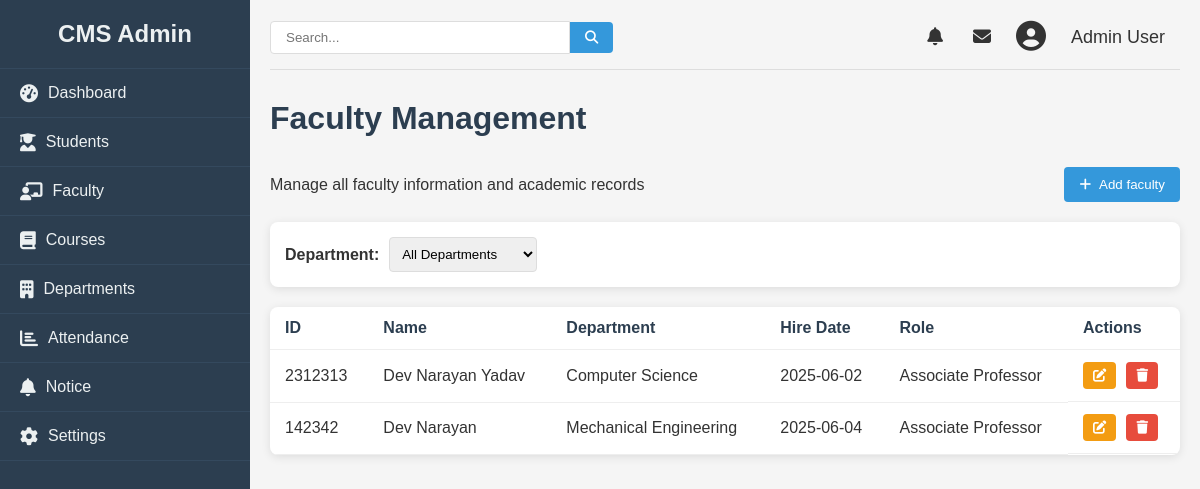
The page /admin/faculty (signed in) on the database as committed earlier.
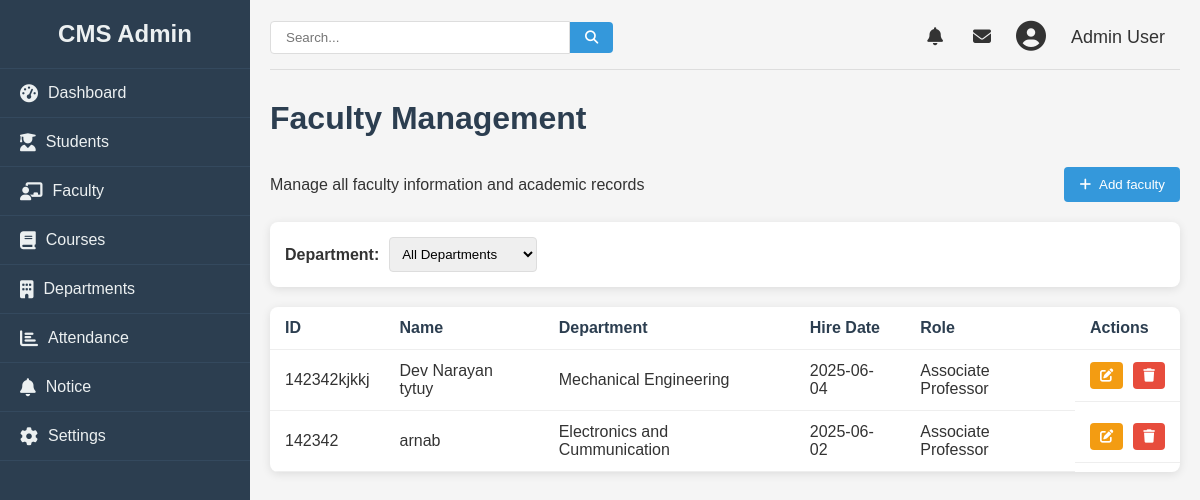
The same page on the database as committed later.
### college/model.py (models this page shows, shortened)
class Faculty(db.Model):
    id = db.Column(db.Integer, primary_key=True)
    name = db.Column(db.String(100), nullable=False)
    facultyid = db.Column(db.Integer, nullable=False)
    education = db.Column(db.String(100), nullable=False)
    email = db.Column(db.String(100), nullable=False)
    phone = db.Column(db.Integer, nullable=False)
    department = db.Column(db.Integer, nullable=False)
    role = db.Column(db.Integer, nullable=False)
    dob = db.Column(db.Date, nullable=False)
    doj = db.Column(db.Date, nullable=False)
    gender = db.Column(db.String, nullable=False)
    address = db.Column(db.String, nullable=False)

### college/admin/adminroute.py (the view)
@app.route("/admin/faculty", methods = ["GET", "POST"])
def faculty():
    logged = 'user_id' in session
    if logged:
        users = Faculty.query.all()
        return render_template("faculty.html", faculties= users)
    else:
        return redirect(url_for("login"))

### college/admin/templates/faculty.html (shortened to what this page needs)
{% from "macro/cmsnav.html" import cmsnav%}
{%extends "admbase.html"%}
{%block head%}
    <link rel="stylesheet" href="{{url_for('static', filename='css/styles.css')}}">
    <link rel="stylesheet" href="https://cdnjs.cloudflare.com/ajax/libs/font-awesome/6.4.0/css/all.min.css">
{%endblock%}
{%block content%}
    <div class="container" w-tid="21">
        {{cmsnav()}}
        <main class="main-content" w-tid="111">
            <header class="top-header" w-tid="113">
                <div class="search-box" w-tid="115">
                    <input type="text" placeholder="Search..." w-tid="117"/>
                    <button w-tid="119"><i class="fas fa-search" w-tid="121"></i></button>
                </div>
                <div class="user-profile" w-tid="123">
                    <span class="notification" w-tid="125"><i class="fas fa-bell" w-tid="127"></i></span>
                    <span class="message" w-tid="129"><i class="fas fa-envelope" w-tid="131"></i></span>
                    <div class="profile-img" w-tid="133">
                        <i class="fas fa-user-circle" w-tid="135"></i>
                    </div>
                    <span class="username" w-tid="137">Admin User</span>
                </div>
            </header>
            <div id="dashboard-page" class="content-section" w-tid="139">
                <div class="dashboard" w-tid="141">
                    <h1 w-tid="357">Faculty Management</h1>
                    <div class="students-header" w-tid="359">
                        <p w-tid="361">Manage all faculty information and academic records</p>
                        <button class="add-student-btn" w-tid="363">
                            <a style="text-decoration: none; color:white;" href="/admin/addfaculty" >
                            <i class="fas fa-plus" w-tid="365"></i>
                             Add faculty
                            </a>
                        </button>
                    </div>
                    <div class="student-filters" w-tid="639">
                        <div class="filter-group" w-tid="641">
                            <label w-tid="643">Department:</label>
                            <select w-tid="645">
                                <option w-tid="647">All Departments</option>
                            </select>
                        </div>
                    </div>
                    <div class="students-table" w-tid="673">
                        <table w-tid="675">
                            <thead w-tid="677">
                                <tr w-tid="679">
                                    <th w-tid="681">ID</th>
                                    <th w-tid="683">Name</th>
                                    <th w-tid="685">Department</th>
                                    <th w-tid="689">Hire Date</th>
                                    <th w-tid="691">Role</th>
                                    <th w-tid="693">Actions</th>
                                </tr>
                            </thead>
                            <tbody w-tid="695">
                                {%for faculty in faculties%}
                                <tr w-tid="697">
                                    <td w-tid="699">{{faculty.facultyid}}</td>
                                    <td w-tid="701">{{faculty.name}}</td>
                                    <td w-tid="703">{{faculty.department}}</td>
                                    <td w-tid="707">{{faculty.doj}}</td>
                                    <td w-tid="709">{{faculty.role}}</td>
                                    <td class="action-cell" w-tid="711">
                                        <button class="action-btn edit-btn" w-tid="717">
                                            <a href="/admin/update/faculty/{{faculty.id}}">
                                            <i class="fas fa-edit" w-tid="467"></i>
                                        </a>
                                        <button class="action-btn delete-btn" w-tid="721">
                                            <a href="/admin/faculty/delete/{{faculty.id}}"><i class="fas fa-trash" w-tid="723"></i></a>
                                        </button>
                                    </td>
                                </tr>
                                {%endfor%}
                            </tbody>
                        </table>
                    </div>
                </div>
            </div>
        </main>
    </div>
    {%endblock%}

### college/admin/templates/macro/cmsnav.html (shortened to what this page needs)
{%macro cmsnav()%}
<aside class="sidebar" w-tid="23">
    <div class="sidebar-header" w-tid="25">
        <h2 w-tid="27">CMS Admin</h2>
    </div>
    <nav class="sidebar-nav" w-tid="29">
        <ul w-tid="31">
            <li w-tid="33"><a href="/admin" data-page="dashboard-page" w-tid="35"><i class="fas fa-tachometer-alt"
                        w-tid="37"></i> Dashboard</a></li>
            <li  w-tid="39"><a href="/admin/student" data-page="students-page" w-tid="41"><i
                        class="fas fa-user-graduate" w-tid="43"></i> Students</a></li>
            <li w-tid="45"><a href="/admin/faculty" data-page="faculty-page" w-tid="47"><i
                        class="fas fa-chalkboard-teacher" w-tid="49"></i> Faculty</a></li>
            <li w-tid="51"><a href="/admin/courses" data-page="courses-page" w-tid="53"><i class="fas fa-book"
                        w-tid="55"></i> Courses</a></li>
            <li w-tid="57"><a href="/admin/department" data-page="department-page" w-tid="59"><i class="fas fa-building"
                        w-tid="61"></i> Departments</a></li>
            <li w-tid="87"><a href="/admin/attendence" data-page="attendance-page" w-tid="89"><i class="fas fa-chart-bar"
                        w-tid="91"></i> Attendance</a></li>
            <li w-tid="99"><a href="/admin/notice" data-page="notice-page" w-tid="101"><i class="fas fa-bell"
                        w-tid="103"></i> Notice</a></li>
            <li w-tid="93"><a href="/" data-page="settings-page" w-tid="95"><i class="fas fa-cog" w-tid="97"></i>
                    Settings</a></li>
        </ul>
    </nav>
</aside>
{%endmacro%}

### college/admin/templates/admbase.html (shortened to what this page needs)
<!DOCTYPE html>
<html lang="en">
<head>
    {%block head%}
    {%endblock%}
</head>
<body>
    {%block content%}
    {%endblock%}
</body>
</html>

### college/static/css/styles.css (style rules this page uses)
* { margin: 0; padding: 0; box-sizing: border-box; }
body { font-family: Arial, sans-serif; background-color: #f5f5f5; color: #333; }
a { text-decoration: none; color:inherit; }
.container { display: flex; min-height: 100vh; }
.sidebar { width: 250px; background-color: #2c3e50; color: #ecf0f1; transition: all 0.3s ease; }
.sidebar-header { padding: 20px; text-align: center; border-bottom: 1px solid #34495e; }
.sidebar-nav ul { list-style: none; }
.sidebar-nav li { padding: 15px 20px; border-bottom: 1px solid #34495e; transition: all 0.3s ease; }
.sidebar-nav a { color: #ecf0f1; text-decoration: none; display: flex; align-items: center; }
.sidebar-nav i { margin-right: 10px; font-size: 18px; }
.main-content { flex: 1; padding: 20px; }
.top-header { display: flex; justify-content: space-between; align-items: center; margin-bottom: 30px; padding-bottom: 15px; border-bottom: 1px solid #ddd; }
.search-box { display: flex; align-items: center; }
.search-box input { padding: 8px 15px; border: 1px solid #ddd; border-radius: 4px 0 0 4px; width: 300px; }
.search-box button { background: #3498db; color: white; border: none; padding: 8px 15px; border-radius: 0 4px 4px 0; cursor: pointer; }
.user-profile { display: flex; align-items: center; }
.user-profile span { margin: 0 15px; font-size: 18px; cursor: pointer; }
.profile-img { font-size: 30px; margin: 0 10px; }
.dashboard h1 { margin-bottom: 30px; color: #2c3e50; }
table { width: 100%; border-collapse: collapse; }
th, td { padding: 12px 15px; text-align: left; border-bottom: 1px solid #eee; }
th { font-weight: bold; color: #2c3e50; }
.content-section { display: none; }
#dashboard-page { display: block; }
.students-header { display: flex; justify-content: space-between; align-items: center; margin-bottom: 20px; }
.add-student-btn { background-color: #3498db; color: white; border: none; padding: 10px 15px; border-radius: 4px; cursor: pointer; display: flex; align-items: center; }
.add-student-btn i { margin-right: 5px; }
.student-filters { display: flex; justify-content: space-between; margin-bottom: 20px; background: white; padding: 15px; border-radius: 8px; box-shadow: 0 2px 10px rgba(0, 0, 0, 0.1); }
.filter-group { display: flex; align-items: center; }
.filter-group label { margin-right: 10px; font-weight: bold; }
.filter-group select { padding: 8px; border-radius: 4px; border: 1px solid #ddd; }
.students-table { background: white; border-radius: 8px; box-shadow: 0 2px 10px rgba(0, 0, 0, 0.1); overflow: hidden; }
.action-cell { display: flex; gap: 10px; }
.action-btn { padding: 6px 10px; border-radius: 4px; cursor: pointer; border: none; color: white; }
.edit-btn { background-color: #f39c12; }
.delete-btn { background-color: #e74c3c; }

Rows that differ between the two databases and show on the page:
removed Faculty: facultyid "2312313", name "Dev Narayan Yadav", department "Computer Science", doj "2025-06-02", role "Associate Professor"
changed Faculty "Mechanical Engineering": facultyid "142342" → "142342kjkkj"; name "Dev Narayan" → "Dev Narayan tytuy"
added Faculty: facultyid "142342", name "arnab", department "Electronics and Cummunication", doj "2025-06-02", role "Associate Professor"
